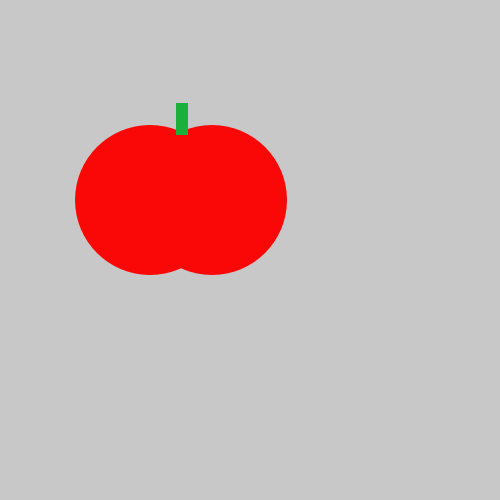
Frame 1 (no input)
Frame 60 (the mouse pressed at the canvas centre just before this capture): identical to frame 1, image omitted
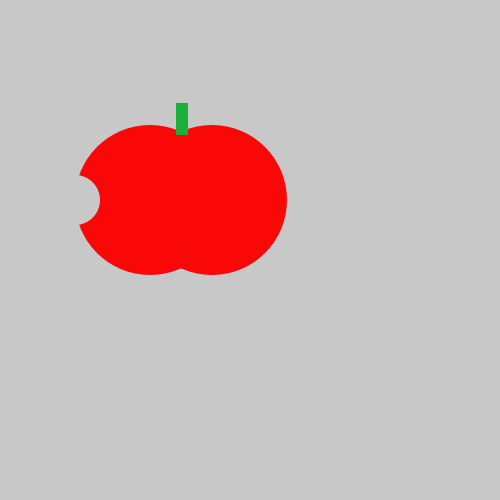
Frame 120 (the mouse held since frame 60 and released just before this capture)

The Processing sketch that drew these frames (run headless with seeded random() and noise(); from frame 60 on, the mouse is pressed at the canvas centre):

// Processing sketch: tasty_tomato
// ── tasty_tomato.pde
void setup() {
    size(500, 500);
}
void draw() {
    background(200, 200, 200);
    noStroke();
    fill(#FA0808);
    ellipse(150, 200, 150, 150);
    fill(#FA0808);
    ellipse(212, 200, 150, 150);
    fill(#1BAF3c);
    rect(176, 103, 12, 32);
    if(mousePressed){
    fill(200, 200, 200);
    ellipse(75, 200, 50, 50);
    }
}
